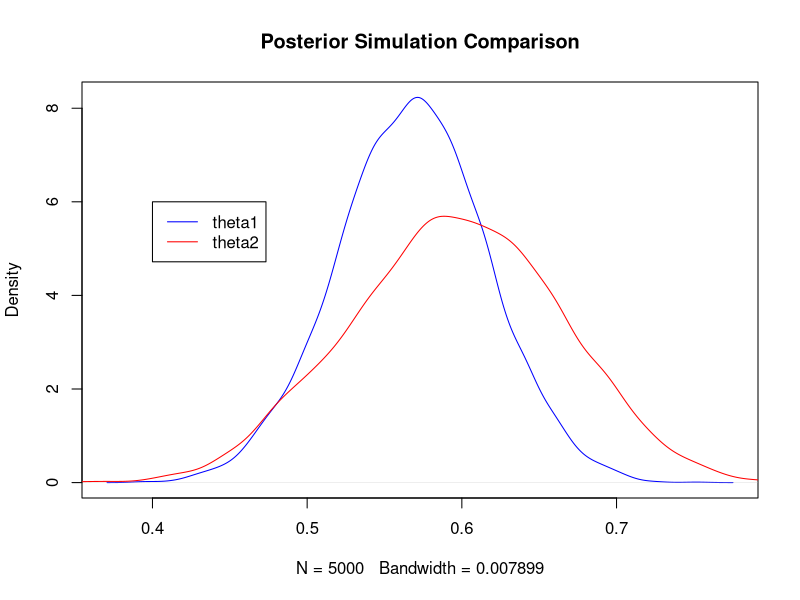
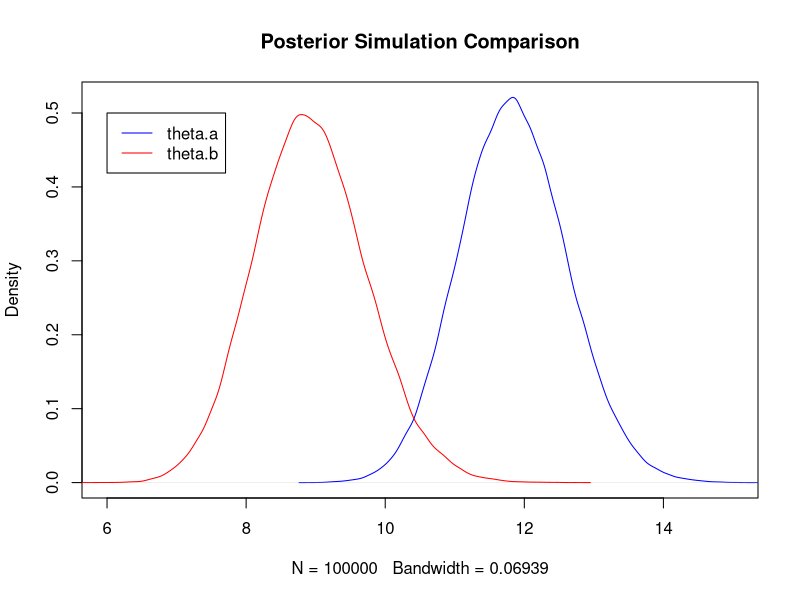
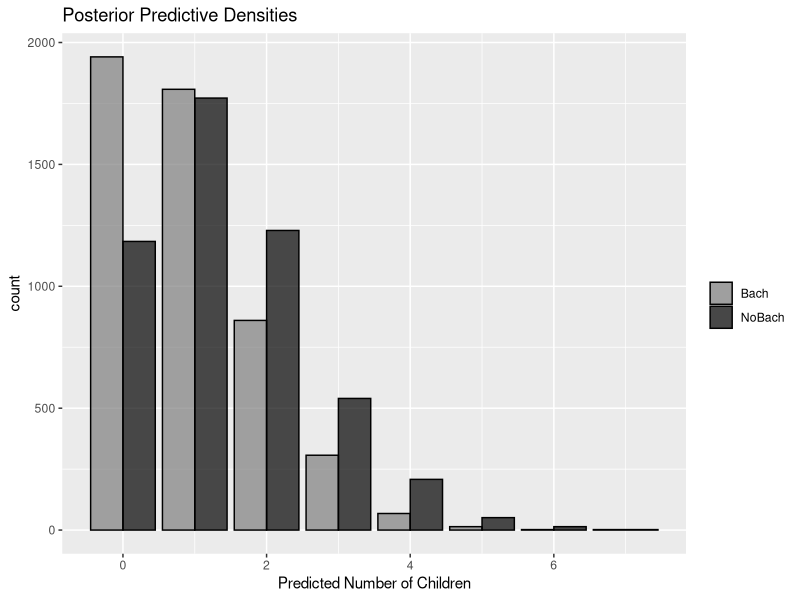
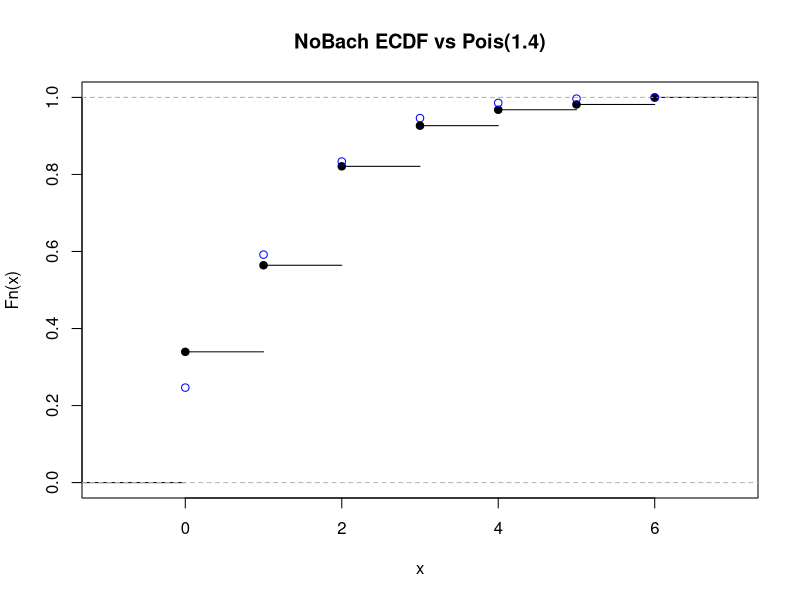
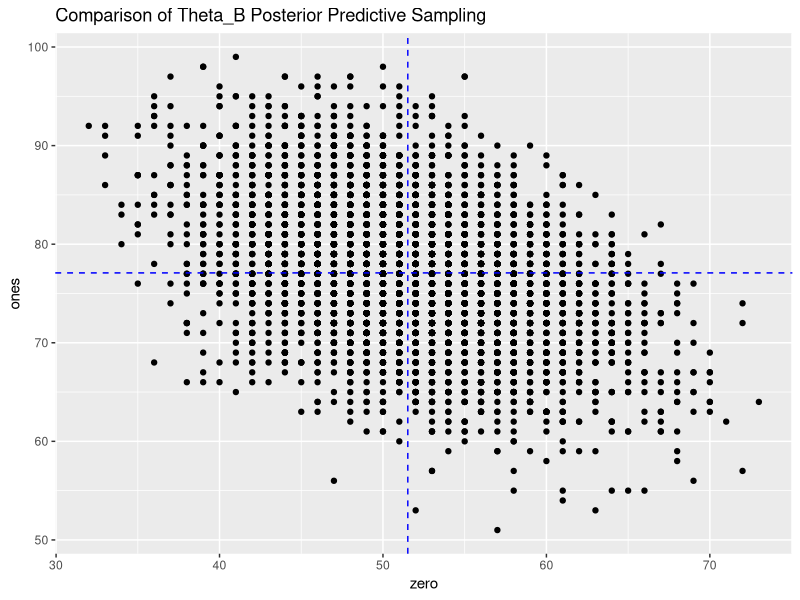

The R script that drew these images, in order:
## ---- chunk 1
library(knitr)
library(scales)
library(ggplot2)
## ---- chunk 2

theta.1 = rbeta(n = 5000, shape1 = 58, shape2 = 44)
theta.2 = rbeta(n = 5000, shape1 = 31, shape2 = 21)

## Estimated Probability that theta.1 < theta.2
length(which(theta.1/theta.2 < 1) == TRUE) / 5000

plot(density(theta.1), col = "blue", main = "Posterior Simulation Comparison")
lines(density(theta.2), col = "red")
legend(x = .4, y = 6, legend = c("theta1", "theta2"), lty = c(1,1), col = c("blue", "red"))

## ---- chunk 3

Y.a = c(12, 9, 12, 14, 13, 13, 15, 8, 15, 6)
Y.b = c(11, 11, 10, 9, 9, 8, 7, 10, 6, 8, 8, 9, 7)

theta.a = rgamma(n = 100000, shape = 120 + sum(Y.a), rate = 10 + 10)
theta.b = rgamma(n = 100000, shape = 12 + sum(Y.b), rate = 1 + 13)

## Probability that theta.a is > theta.b
mean(theta.a > theta.b)


plot(density(theta.a), col = "blue", main = "Posterior Simulation Comparison", 
     xlim = c(6, 15))
lines(density(theta.b), col = "red")
legend(x = 6, y = .5, legend = c("theta.a", "theta.b"), lty = c(1,1), col = c("blue", "red"))

## ---- chunk 4


results = data.frame()

n = 20; sims = 100000

for (i in 1:n) {
  theta.a = rgamma(n = sims, shape = 120, rate = 10)
  theta.b = rgamma(n = sims, shape = 12 * i, rate = i)
  
  x = mean(theta.a < theta.b)
  
  results = rbind(results, data.frame(N = i, Prob = x))
  
}

## The Probability of N where Theta.b < Theta.a ~ 10+
t(round(results, 4))

## ---- chunk 5

theta.a = rgamma(n = sims, shape = 120, rate = 10 + 10)
theta.b = rgamma(n = sims, shape = 12 + sum(Y.b), rate = 1 + 13)

pois.a = rpois(n = sims, lambda = theta.a)
pois.b = rpois(n = sims, lambda = theta.b)

mean(pois.b < pois.a)

results = data.frame()

sims = 100000

for (i in seq(.0, 2, .05)) {
  
  theta.a = rgamma(n = sims, shape = 120, rate = 10 + 10)
  theta.b = rgamma(n = sims, shape = 12 * i, rate = i)
  
  pois.a = rpois(n = sims, lambda = theta.a)
  pois.b = rpois(n = sims, lambda = theta.b)
  
  x = mean(pois.b < pois.a)
  
  results = rbind(results, data.frame(N = i, Prob = x))
  
}

## The Probability of N where Theta.b < Theta.a for approximately all N
t(round(results, 4))



## ---- chunk 6
nobach = c (2, 2, 1, 1, 2, 2, 1, 2, 1, 0, 2, 1, 1, 2, 0, 2, 2, 0, 2, 1, 0, 0, 3, 6, 1, 6, 4, 0, 3, 2, 
          0, 1, 0, 0, 0, 3, 0, 0, 0, 0, 0, 1, 0, 4, 2, 1, 0, 0, 1, 0, 3, 2, 5, 0, 1, 1, 2, 1, 2, 1, 
          2, 0, 0, 0, 2, 1, 0, 2, 0, 2, 4, 1, 1, 1, 2, 0, 1, 1, 1, 1, 0, 2, 3, 2, 0, 2, 1, 3, 1, 3, 
          2, 2, 3, 2, 0, 0, 0, 1, 0, 0, 0, 1, 2, 0, 3, 3, 0, 1, 2, 2, 2, 0, 6, 0, 0, 0, 2, 0, 1, 1, 
          1, 3, 3, 2, 1, 1, 0, 1, 0, 0, 2, 0, 2, 0, 1, 0, 2, 0, 0, 2, 2, 4, 1, 2, 3, 2, 0, 0, 0, 1, 
          0, 0, 1, 5, 2, 1, 3, 2, 0, 2, 1, 1, 3, 0, 5, 0, 0, 2, 4, 3, 4, 0, 0, 0, 0, 0, 0, 2, 2, 0, 
          0, 2, 0, 0, 1, 1, 0, 2, 1, 3, 3, 2, 2, 0, 0, 2, 3, 2, 4, 3, 3, 4, 0, 3, 0, 1, 0, 1, 2, 3, 
          4, 1, 2, 6, 2, 1, 2, 2)

bach = c(1, 0, 0, 1, 2, 2, 1, 5, 2, 0, 0, 0, 0, 0, 0, 1, 1, 1, 0, 0, 0, 1, 1, 2, 1, 3, 2, 0, 0, 3, 
         0, 0, 0, 2, 1, 0, 2, 1, 0, 0, 1, 3, 0, 1, 1, 0, 2, 0, 0, 2, 2, 1, 3, 0, 0, 0, 1, 1)
## ---- chunk 7

prior.theta.shape = 2; prior.theta.rate = 1

post.theta.a = rgamma(5000, shape = prior.theta.shape + sum(bach), 
                      rate = prior.theta.rate + length(bach))
post.theta.b = rgamma(5000, shape = prior.theta.shape + sum(nobach), 
                      rate = prior.theta.rate + length(nobach))

pred.theta.a = rpois(n = 5000, lambda = post.theta.a)
pred.theta.b = rpois(n = 5000, lambda = post.theta.b)

dta = data.frame(
  Theta = c(rep("A", 5000), rep("B", 5000)),
  Pred = c(pred.theta.a, pred.theta.b)
)

ggplot(dta) + 
  geom_bar(aes(x = Pred, fill = Theta), position = "dodge", alpha = .7, color = "black") +
  scale_x_continuous("Predicted Number of Children") +
  scale_fill_manual("", labels = c("Bach", "NoBach"), values = c("gray50", "black")) +
  ggtitle("Posterior Predictive Densities")

## ---- chunk 8
## Difference in Posterior Theta Estimate
quantile(post.theta.b - post.theta.a, c(.025, .975))

## Difference in Posterior Prediction Estimate
quantile(pred.theta.b - pred.theta.a, c(.025, .975))

## ---- chunk 9

plot(ecdf(nobach), main = "NoBach ECDF vs Pois(1.4)")
points(x = 0:6, ppois(q = 0:6, lambda = 1.4), col = "blue")
## ---- chunk 10

results = data.frame()

for (i in 1:5000) {
  y = pred.theta.b[sample(x = 5000, size = 218)]
  
  zero = length(which(y == 0))
  ones = length(which(y == 1))
  
  results = rbind(results, data.frame(zero = zero, ones = ones))
}

ggplot(results) +
  geom_point(aes(x = zero, y = ones)) +
  geom_vline(xintercept = mean(results$zero), lty = 2, color = "blue") +
  geom_hline(yintercept = mean(results$ones), lty = 2, color = "blue") +
  ggtitle("Comparison of Theta_B Posterior Predictive Sampling")

